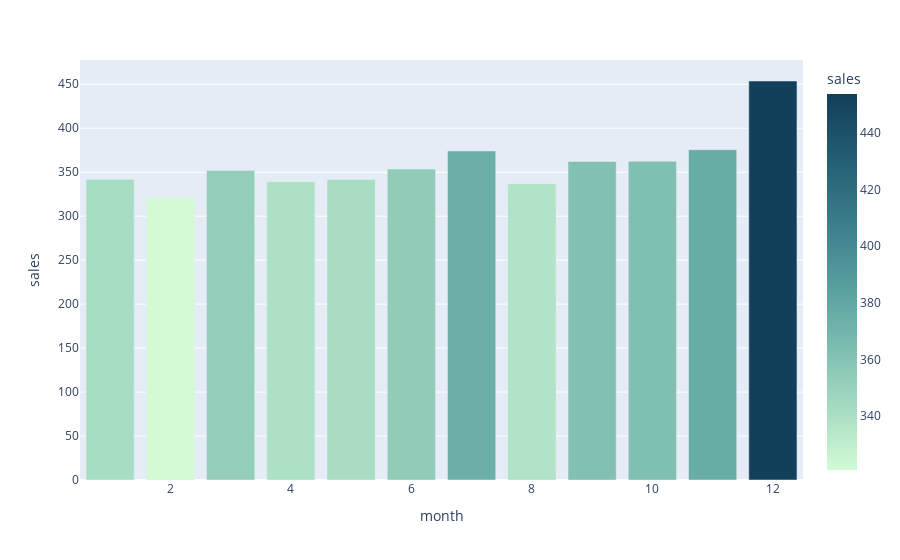

Notebook code for this chart:
### Code cell
# extract date features
train_df['year'] = pd.to_datetime(train_df['date']).dt.year
train_df['month'] = pd.to_datetime(train_df['date']).dt.month
train_df['day'] = pd.to_datetime(train_df['date']).dt.day
train_df['day_of_week'] = pd.to_datetime(train_df['date']).dt.day_name()

# sales by month
by_month_df = train_df.groupby(['month'])['sales'].mean().reset_index()
fig = px.bar(by_month_df, x='month', y='sales', color='sales', color_continuous_scale="darkmint")
fig.show()

### Figure 1 — Plotly figure (JSON) as saved in the notebook; plotly's stock layout.template omitted (floating-point values rounded to 4 significant figures)
{"data": [{"alignmentgroup": "True", "hovertemplate": "month=%{x}<br>sales=%{marker.color}<extra></extra>", "legendgroup": "", "marker": {"color": [341.9, 320.9, 352.0, 339.2, 341.8, 353.6, 374.2, 337.0, 362.3, 362.4, 375.7, 453.7], "coloraxis": "coloraxis", "pattern": {"shape": ""}}, "name": "", "offsetgroup": "", "orientation": "v", "showlegend": false, "textposition": "auto", "type": "bar", "x": [1, 2, 3, 4, 5, 6, 7, 8, 9, 10, 11, 12], "xaxis": "x", "y": [341.9, 320.9, 352.0, 339.2, 341.8, 353.6, 374.2, 337.0, 362.3, 362.4, 375.7, 453.7], "yaxis": "y"}], "layout": {"barmode": "relative", "coloraxis": {"colorbar": {"title": {"text": "sales"}}, "colorscale": [[0, "rgb(210, 251, 212)"], [0.1667, "rgb(165, 219, 194)"], [0.3333, "rgb(123, 188, 176)"], [0.5, "rgb(85, 156, 158)"], [0.6667, "rgb(58, 124, 137)"], [0.8333, "rgb(35, 93, 114)"], [1, "rgb(18, 63, 90)"]]}, "legend": {"tracegroupgap": 0}, "margin": {"t": 60}, "xaxis": {"anchor": "y", "domain": [0, 1], "title": {"text": "month"}}, "yaxis": {"anchor": "x", "domain": [0, 1], "title": {"text": "sales"}}}}
